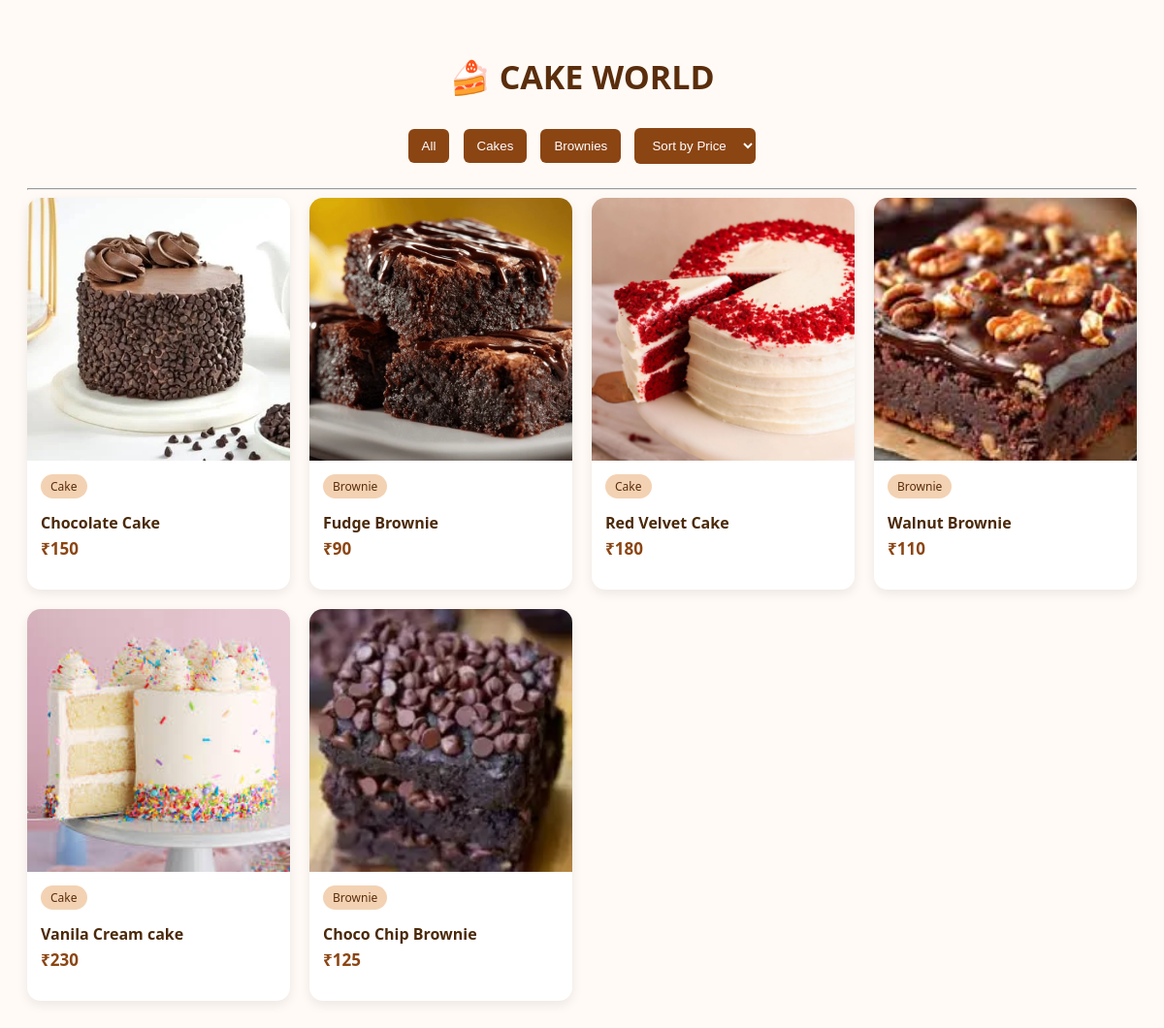
The page / on the database its author committed.
### menu/models.py (models this page shows, shortened)
class Product(models.Model):
    CATEGORY_CHOICES = (
        ('cake', 'Cake'),
        ('brownie', 'Brownie'),
    )
    name = models.CharField(max_length=100)
    category = models.CharField(max_length=20, choices=CATEGORY_CHOICES)
    price = models.IntegerField()
    image = models.ImageField(upload_to='products/', blank=True, null=True)

### menu/views.py (the view)
# urls.py: path('', product_list, name='products'),
def product_list(request):
    category = request.GET.get('category')
    sort = request.GET.get('sort')
    products = Product.objects.all()
    if category:
        products = products.filter(category=category)
    if sort == 'low':
        products = products.order_by('price')
    elif sort == 'high':
        products = products.order_by('-price')
    context = {
        'products': products
    }
    return render(request, 'menu/products.html', context)

### menu/templates/menu/products.html (shortened to what this page needs)
{% load static %}
<!DOCTYPE html>
<html>
<head>
    <link rel="stylesheet" href="{% static 'menu/style.css' %}">
</head>
<body>
<h2 class="page-title">🍰 CAKE WORLD</h2>
<div class="filters">
    <a href="/"><button>All</button></a>
    <a href="/?category=cake"><button>Cakes</button></a>
    <a href="/?category=brownie"><button>Brownies</button></a>
    <form method="get" style="display:inline;">
        <select name="sort" onchange="this.form.submit()">
            <option value="">Sort by Price</option>
        </select>
    </form>
</div>
<hr>
<div class="menu-grid">
{% for product in products %}
    <div class="product">
        <div class="image-wrapper">
            {% if product.image %}
                <img src="{{ product.image.url }}" alt="{{ product.name }}" class="product-img">
            {% endif %}
        </div>
        <div class="product-content">
            <span class="badge">{{ product.category|title }}</span>
            <h3>{{ product.name }}</h3>
            <p class="price">₹{{ product.price }}</p>
        </div>
    </div>
{% endfor %}
</div>
</body>
</html>

### menu/static/menu/style.css (style rules this page uses)
body { font-family: 'Segoe UI', sans-serif; background: #fffaf5; padding: 20px; }
h2 { text-align: center; color: #5a2d0c; }
.page-title { font-size: 34px; font-weight: 700; text-align: center; color: #5a2d0c; margin-bottom: 25px; }
.filters { text-align: center; margin-bottom: 20px; }
.filters button, .filters select { padding: 10px 14px; border: none; background: #8b4513; color: white; border-radius: 6px; margin: 5px; cursor: pointer; }
.menu-grid { display: grid; grid-template-columns: repeat(auto-fit, minmax(220px, 1fr)); gap: 20px; }
.product { background: white; border-radius: 14px; box-shadow: 0 4px 12px rgba(0,0,0,0.08); overflow: hidden; transition: transform 0.2s ease; display: flex; flex-direction: column; }
.image-wrapper { width: 100%; aspect-ratio: 1 / 1; overflow: hidden; }
.product-img { width: 100%; height: 100%; object-fit: cover; }
.product-content { padding: 14px; flex-grow: 1; }
.badge { display: inline-block; padding: 4px 10px; background: #f3d2b3; color: #5a2d0c; border-radius: 20px; font-size: 12px; margin-bottom: 6px; }
.product h3 { margin: 8px 0 4px; font-size: 16px; color: #4b2a0a; }
.price { margin-top: auto; font-size: 17px; font-weight: bold; color: #8b4513; }

### rows shown on the page
Product: image (picture), category "Cake", name "Chocolate Cake", price "150"
Product: image (picture), category "Brownie", name "Fudge Brownie", price "90"
Product: image (picture), category "Cake", name "Red Velvet Cake", price "180"
Product: image (picture), category "Brownie", name "Walnut Brownie", price "110"
Product: image (picture), category "Cake", name "Vanila Cream cake", price "230"
Product: image (picture), category "Brownie", name "Choco Chip Brownie", price "125"
